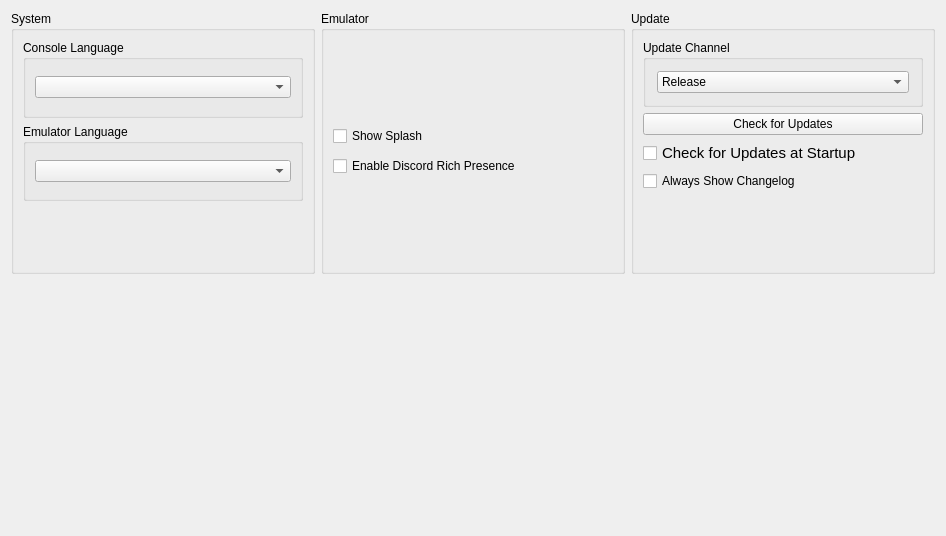
      <widget class="QWidget" name="generalTabContents">
       <property name="geometry">
        <rect>
         <x>0</x>
         <y>0</y>
         <width>946</width>
         <height>536</height>
        </rect>
       </property>
       <layout class="QVBoxLayout" name="generalTabVLayout" stretch="0">
        <item>
         <layout class="QGridLayout" name="gridLayout">
          <property name="bottomMargin">
           <number>0</number>
          </property>
          <property name="spacing">
           <number>6</number>
          </property>
          <item row="0" column="1">
           <layout class="QVBoxLayout" name="emulatorTabLayoutMiddle">
            <property name="leftMargin">
             <number>0</number>
            </property>
            <property name="rightMargin">
             <number>0</number>
            </property>
            <property name="bottomMargin">
             <number>0</number>
            </property>
            <item>
             <widget class="QGroupBox" name="emulatorSettingsGroupBox">
              <property name="sizePolicy">
               <sizepolicy hsizetype="Preferred" vsizetype="Preferred">
                <horstretch>0</horstretch>
                <verstretch>0</verstretch>
               </sizepolicy>
              </property>
              <property name="title">
               <string>Emulator</string>
              </property>
              <property name="flat">
               <bool>false</bool>
              </property>
              <property name="checkable">
               <bool>false</bool>
              </property>
              <layout class="QVBoxLayout" name="additionalSettingsVLayout" stretch="0">
               <property name="spacing">
                <number>6</number>
               </property>
               <property name="leftMargin">
                <number>9</number>
               </property>
               <property name="topMargin">
                <number>9</number>
               </property>
               <property name="rightMargin">
                <number>9</number>
               </property>
               <property name="bottomMargin">
                <number>9</number>
               </property>
               <item>
                <layout class="QVBoxLayout" name="emulatorverticalLayout">
                 <property name="spacing">
                  <number>10</number>
                 </property>
                 <item>
                  <widget class="QCheckBox" name="showSplashCheckBox">
                   <property name="text">
                    <string>Show Splash</string>
                   </property>
                  </widget>
                 </item>
                 <item>
                  <widget class="QCheckBox" name="discordRPCCheckbox">
                   <property name="text">
                    <string>Enable Discord Rich Presence</string>
                   </property>
                  </widget>
                 </item>
                </layout>
               </item>
              </layout>
             </widget>
            </item>
           </layout>
          </item>
          <item row="0" column="0">
           <layout class="QVBoxLayout" name="systemTabLayoutLeft">
            <property name="spacing">
             <number>6</number>
            </property>
            <property name="bottomMargin">
             <number>0</number>
            </property>
            <item>
             <widget class="QGroupBox" name="SystemSettings">
              <property name="sizePolicy">
               <sizepolicy hsizetype="Preferred" vsizetype="Preferred">
                <horstretch>0</horstretch>
                <verstretch>0</verstretch>
               </sizepolicy>
              </property>
              <property name="sizeIncrement">
               <size>
                <width>0</width>
                <height>0</height>
               </size>
              </property>
              <property name="title">
               <string>System</string>
              </property>
              <layout class="QVBoxLayout" name="emuSettingsLayout">
               <property name="bottomMargin">
                <number>70</number>
               </property>
               <item>
                <widget class="QGroupBox" name="consoleLanguageGroupBox">
                 <property name="title">
                  <string>Console Language</string>
                 </property>
                 <layout class="QVBoxLayout" name="settingsLayout">
                  <item>
                   <widget class="QComboBox" name="consoleLanguageComboBox"/>
                  </item>
                 </layout>
                </widget>
               </item>
               <item>
                <widget class="QGroupBox" name="emulatorLanguageGroupBox">
                 <property name="title">
                  <string>Emulator Language</string>
                 </property>
                 <layout class="QVBoxLayout" name="langSettingsLayout">
                  <item>
                   <widget class="QComboBox" name="emulatorLanguageComboBox"/>
                  </item>
                 </layout>
                </widget>
               </item>
              </layout>
             </widget>
            </item>
           </layout>
          </item>
          <item row="1" column="1">
           <spacer name="verticalSpacer_4">
            <property name="orientation">
             <enum>Qt::Orientation::Vertical</enum>
            </property>
            <property name="sizeHint" stdset="0">
             <size>
              <width>20</width>
              <height>40</height>
             </size>
            </property>
           </spacer>
          </item>
          <item row="1" column="0">
           <spacer name="verticalSpacer_3">
            <property name="orientation">
             <enum>Qt::Orientation::Vertical</enum>
            </property>
            <property name="sizeHint" stdset="0">
             <size>
              <width>20</width>
              <height>40</height>
             </size>
            </property>
           </spacer>
          </item>
          <item row="1" column="2">
           <spacer name="verticalSpacer_5">
            <property name="orientation">
             <enum>Qt::Orientation::Vertical</enum>
            </property>
            <property name="sizeHint" stdset="0">
             <size>
              <width>20</width>
              <height>40</height>
             </size>
            </property>
           </spacer>
          </item>
          <item row="0" column="2">
           <layout class="QVBoxLayout" name="updaterTabLayoutLeft">
            <property name="spacing">
             <number>6</number>
            </property>
            <property name="sizeConstraint">
             <enum>QLayout::SizeConstraint::SetDefaultConstraint</enum>
            </property>
            <property name="leftMargin">
             <number>0</number>
            </property>
            <property name="topMargin">
             <number>0</number>
            </property>
            <property name="rightMargin">
             <number>0</number>
            </property>
            <property name="bottomMargin">
             <number>0</number>
            </property>
            <item>
             <widget class="QGroupBox" name="updaterGroupBox">
              <property name="sizePolicy">
               <sizepolicy hsizetype="Preferred" vsizetype="MinimumExpanding">
                <horstretch>0</horstretch>
                <verstretch>0</verstretch>
               </sizepolicy>
              </property>
              <property name="minimumSize">
               <size>
                <width>0</width>
                <height>0</height>
               </size>
              </property>
              <property name="maximumSize">
               <size>
                <width>16777215</width>
                <height>16777215</height>
               </size>
              </property>
              <property name="title">
               <string>Update</string>
              </property>
              <layout class="QVBoxLayout" name="UpdateLayout" stretch="0,0,0,0">
               <property name="spacing">
                <number>6</number>
               </property>
               <property name="topMargin">
                <number>9</number>
               </property>
               <property name="rightMargin">
                <number>9</number>
               </property>
               <property name="bottomMargin">
                <number>80</number>
               </property>
               <item>
                <widget class="QGroupBox" name="updaterComboBox">
                 <property name="sizePolicy">
                  <sizepolicy hsizetype="Preferred" vsizetype="Fixed">
                   <horstretch>0</horstretch>
                   <verstretch>0</verstretch>
                  </sizepolicy>
                 </property>
                 <property name="minimumSize">
                  <size>
                   <width>0</width>
                   <height>0</height>
                  </size>
                 </property>
                 <property name="maximumSize">
                  <size>
                   <width>16777215</width>
                   <height>16777215</height>
                  </size>
                 </property>
                 <property name="title">
                  <string>Update Channel</string>
                 </property>
                 <layout class="QVBoxLayout" name="UpdateChannelLayout">
                  <property name="spacing">
                   <number>7</number>
                  </property>
                  <property name="leftMargin">
                   <number>11</number>
                  </property>
                  <property name="topMargin">
                   <number>11</number>
                  </property>
                  <property name="rightMargin">
                   <number>11</number>
                  </property>
                  <property name="bottomMargin">
                   <number>11</number>
                  </property>
                  <item>
                   <widget class="QComboBox" name="updateComboBox">
                    <property name="sizePolicy">
                     <sizepolicy hsizetype="Preferred" vsizetype="Fixed">
                      <horstretch>0</horstretch>
                      <verstretch>0</verstretch>
                     </sizepolicy>
                    </property>
                    <item>
                     <property name="text">
                      <string>Release</string>
                     </property>
                    </item>
                    <item>
                     <property name="text">
                      <string>Nightly</string>
                     </property>
                    </item>
                   </widget>
                  </item>
                 </layout>
                </widget>
               </item>
               <item>
                <widget class="QPushButton" name="checkUpdateButton">
                 <property name="sizePolicy">
                  <sizepolicy hsizetype="Minimum" vsizetype="Fixed">
                   <horstretch>0</horstretch>
                   <verstretch>0</verstretch>
                  </sizepolicy>
                 </property>
                 <property name="minimumSize">
                  <size>
                   <width>0</width>
                   <height>0</height>
                  </size>
                 </property>
                 <property name="maximumSize">
                  <size>
                   <width>16777215</width>
                   <height>16777215</height>
                  </size>
                 </property>
                 <property name="text">
                  <string>Check for Updates</string>
                 </property>
                </widget>
               </item>
               <item>
                <widget class="QCheckBox" name="updateCheckBox">
                 <property name="sizePolicy">
                  <sizepolicy hsizetype="Preferred" vsizetype="Fixed">
                   <horstretch>0</horstretch>
                   <verstretch>0</verstretch>
                  </sizepolicy>
                 </property>
                 <property name="font">
                  <font>
                   <pointsize>11</pointsize>
                   <bold>false</bold>
                  </font>
                 </property>
                 <property name="text">
                  <string>Check for Updates at Startup</string>
                 </property>
                </widget>
               </item>
               <item>
                <widget class="QCheckBox" name="changelogCheckBox">
                 <property name="text">
                  <string>Always Show Changelog</string>
                 </property>
                </widget>
               </item>
              </layout>
             </widget>
            </item>
           </layout>
          </item>
         </layout>
        </item>
       </layout>
      </widget>
